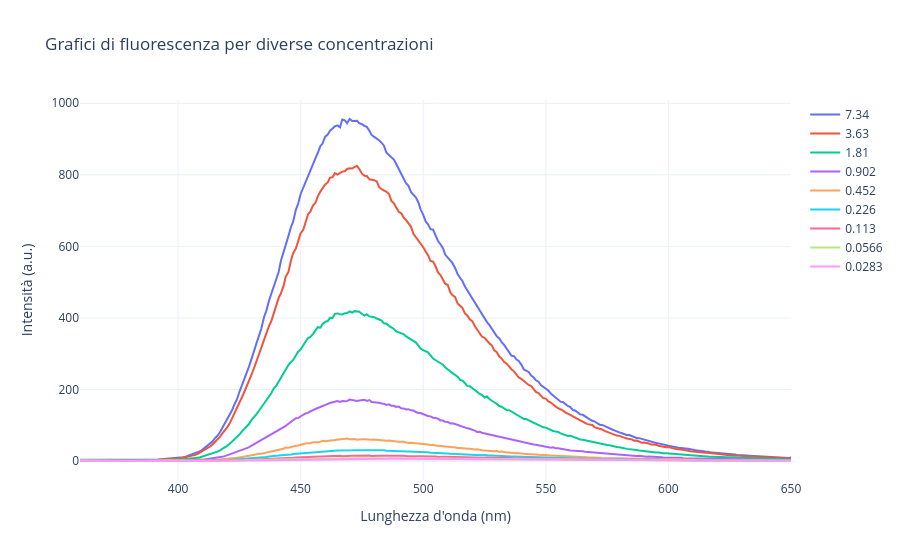

Source (notebook cell):
### Code cell
#le code sono spaiate da 0 a 10

fig = go.Figure()

# Aggiungi le tracce per ogni concentrazione usando un ciclo
wavelengths = [Wavelength_75, Wavelength_375, Wavelength_1125, Wavelength_05, Wavelength_025, Wavelength_01, Wavelength_005, Wavelength_0025, Wavelength_000125]
corrected_intensities1 = [Intensity_75, Intensity_375, Intensity_1125, Intensity_05, Intensity_025, Intensity_01, Intensity_005, Intensity_0025, Intensity_000125]
labels = [f"{value:.3g}" for value in C_f_reale]

for wavelength,  corrected_intensities1, label in zip(wavelengths,  corrected_intensities1, labels):
    fig.add_trace(go.Scatter(x=wavelength, y= corrected_intensities1, mode='lines', name=label))

# Aggiungi titolo e etichette degli assi
fig.update_layout(
    title='Grafici di fluorescenza per diverse concentrazioni',
    xaxis_title='Lunghezza d\'onda (nm)',
    yaxis_title='Intensità (a.u.)',
    template='plotly_white'
)

# Mostra il grafico
fig.show()

### Figure 1 — Plotly figure (JSON) as saved in the notebook; plotly's stock layout.template omitted (floating-point values rounded to 4 significant figures; data arrays with more than 128 entries replaced by an {"elided": "..."} marker saying what was removed)
{"data": [{"mode": "lines", "name": "7.34", "type": "scatter", "x": {"elided": "291 float values"}, "y": {"elided": "291 float values"}}, {"mode": "lines", "name": "3.63", "type": "scatter", "x": {"elided": "291 float values"}, "y": {"elided": "291 float values"}}, {"mode": "lines", "name": "1.81", "type": "scatter", "x": {"elided": "291 float values"}, "y": {"elided": "291 float values"}}, {"mode": "lines", "name": "0.902", "type": "scatter", "x": {"elided": "291 float values"}, "y": {"elided": "291 float values"}}, {"mode": "lines", "name": "0.452", "type": "scatter", "x": {"elided": "291 float values"}, "y": {"elided": "291 float values"}}, {"mode": "lines", "name": "0.226", "type": "scatter", "x": {"elided": "291 float values"}, "y": {"elided": "291 float values"}}, {"mode": "lines", "name": "0.113", "type": "scatter", "x": {"elided": "291 float values"}, "y": {"elided": "291 float values"}}, {"mode": "lines", "name": "0.0566", "type": "scatter", "x": {"elided": "291 float values"}, "y": {"elided": "291 float values"}}, {"mode": "lines", "name": "0.0283", "type": "scatter", "x": {"elided": "291 float values"}, "y": {"elided": "291 float values"}}], "layout": {"title": {"text": "Grafici di fluorescenza per diverse concentrazioni"}, "xaxis": {"title": {"text": "Lunghezza d'onda (nm)"}}, "yaxis": {"title": {"text": "Intensità (a.u.)"}}}}
